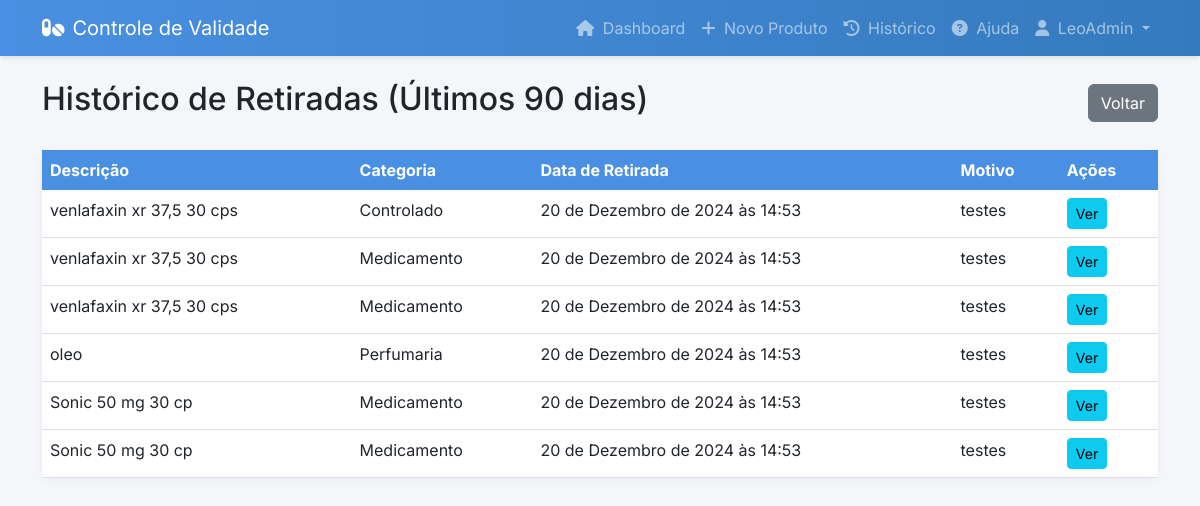
/historico/ (signed in), run on the app's committed database.
### core/models.py (models this page shows, shortened)
class Farmacia(AbstractUser):
    nome_loja = models.CharField(max_length=100)
    cpf = models.CharField(max_length=14, unique=True, help_text="Digite o CPF no formato: 000.000.000-00")
    email = models.EmailField(unique=True)
    class Meta:
        verbose_name = "Farmácia"
        verbose_name_plural = "Farmácias"

class Produto(models.Model):
    CATEGORIA_CHOICES = [
        ('MEDICAMENTO', 'Medicamento'),
        ('CONTROLADO', 'Controlado'),
        ('TERMOLABEL', 'Termolábel'),
        ('ALIMENTO', 'Alimento'),
        ('PERFUMARIA', 'Perfumaria'),
    ]
    STATUS_CHOICES = [
        ('ATIVO', 'Ativo'),
        ('RETIRADO', 'Retirado'),
    ]
    farmacia = models.ForeignKey(Farmacia, on_delete=models.CASCADE)
    codigo_barras = models.CharField(max_length=13)
    descricao = models.CharField(max_length=200)
    categoria = models.CharField(
        max_length=20,
        choices=CATEGORIA_CHOICES,
        default='MEDICAMENTO'
    )
    data_validade = models.DateField()
    quantidade = models.IntegerField()
    lote = models.CharField(max_length=50)
    data_cadastro = models.DateTimeField(default=timezone.now)
    status = models.CharField(max_length=10, choices=STATUS_CHOICES, default='ATIVO')
    data_retirada = models.DateTimeField(null=True, blank=True)
    motivo_retirada = models.TextField(blank=True, null=True)
    class Meta:
        ordering = ['-data_cadastro']

### core/views.py (the view)
# urls.py: path('historico/', views.historico, name='historico'),
@login_required
def historico(request):
    data_limite = timezone.now() - timedelta(days=90)
    produtos_retirados = Produto.objects.filter(
        farmacia=request.user,
        status='RETIRADO',
        data_retirada__gte=data_limite
    ).order_by('-data_retirada')
    return render(request, 'core/historico.html', {'produtos': produtos_retirados})

### core/templates/core/historico.html
{% extends 'core/base.html' %}
{% block content %}
<div class="d-flex justify-content-between align-items-center mb-4">
    <h2>Histórico de Retiradas (Últimos 90 dias)</h2>
    <a href="{% url 'dashboard' %}" class="btn btn-secondary">Voltar</a>
</div>
<table class="table">
    <thead>
        <tr>
            <th>Descrição</th>
            <th>Categoria</th>
            <th>Data de Retirada</th>
            <th>Motivo</th>
            <th>Ações</th>
        </tr>
    </thead>
    <tbody>
        {% for produto in produtos %}
        <tr>
            <td>{{ produto.descricao }}</td>
            <td>{{ produto.get_categoria_display }}</td>
            <td>{{ produto.data_retirada }}</td>
            <td>{{ produto.motivo_retirada }}</td>
            <td>
                <a href="{% url 'produto_detalhes' produto.pk %}" class="btn btn-sm btn-info">Ver</a>
            </td>
        </tr>
        {% endfor %}
    </tbody>
</table>
{% endblock %}

### core/templates/core/base.html (shortened to what this page needs)
<!DOCTYPE html>
<html lang="pt-br">
<head>
    <link href="https://cdn.jsdelivr.net/npm/bootstrap@5.3.0/dist/css/bootstrap.min.css" rel="stylesheet">
    <link href="https://cdn.jsdelivr.net/npm/sweetalert2@11/dist/sweetalert2.min.css" rel="stylesheet">
    <link href="https://cdn.jsdelivr.net/npm/@fortawesome/fontawesome-free@6/css/all.min.css" rel="stylesheet">
    {% load static %}
    <link rel="stylesheet" href="{% static 'css/style.css' %}">
</head>
<body>
    <nav class="navbar navbar-expand-lg navbar-dark">
        <div class="container">
            <a class="navbar-brand d-flex align-items-center" href="{% url 'dashboard' %}">
                <i class="fas fa-pills me-2"></i>
                Controle de Validade
            </a>
            <div class="collapse navbar-collapse" id="navbarNav">
                <ul class="navbar-nav ms-auto">
                    {% if user.is_authenticated %}
                        <li class="nav-item">
                            <a class="nav-link" href="{% url 'dashboard' %}">
                                <i class="fas fa-home me-1"></i> Dashboard
                            </a>
                        </li>
                        <li class="nav-item">
                            <a class="nav-link" href="{% url 'produto_novo' %}">
                                <i class="fas fa-plus me-1"></i> Novo Produto
                            </a>
                        </li>
                        <li class="nav-item">
                            <a class="nav-link" href="{% url 'historico' %}">
                                <i class="fas fa-history me-1"></i> Histórico
                            </a>
                        </li>
                        <li class="nav-item">
                            <a class="nav-link" href="{% url 'ajuda' %}" onclick="showHelp()">
                                <i class="fas fa-question-circle me-1"></i> Ajuda
                            </a>
                        </li>
                        <li class="nav-item dropdown">
                            <a class="nav-link dropdown-toggle" href="#" id="userDropdown" role="button" data-bs-toggle="dropdown">
                                <i class="fas fa-user me-1"></i> {{ user.nome_loja }}
                            </a>
                        </li>
                    {% endif %}
                </ul>
            </div>
        </div>
    </nav>
    <div class="container mt-4">
        {% block content %}
        {% endblock %}
    </div>
</body>
</html>

### static/css/style.css (style rules this page uses)
:root { --primary-color: #4a90e2; --secondary-color: #f5f6fa; --danger-color: #e74c3c; --warning-color: #f1c40f; --success-color: #2ecc71; }
body { background-color: var(--secondary-color); font-family: 'Inter', sans-serif; }
.navbar { box-shadow: 0 2px 4px rgba(0,0,0,0.1); background: linear-gradient(to right, #4a90e2, #357abd); }
.table { background: white; border-radius: 10px; box-shadow: 0 2px 10px rgba(0,0,0,0.05); }
.table thead th { background-color: var(--primary-color); color: white; border: none; }

### data on the page
Farmacia: nome_loja "LeoAdmin"
Produto: descricao "venlafaxin xr 37,5 30 cps", categoria "Controlado", data_retirada "20 de Dezembro de 2024 às 14:53", motivo_retirada "testes"
Produto: descricao "venlafaxin xr 37,5 30 cps", categoria "Medicamento", data_retirada "20 de Dezembro de 2024 às 14:53", motivo_retirada "testes"
Produto: descricao "venlafaxin xr 37,5 30 cps", categoria "Medicamento", data_retirada "20 de Dezembro de 2024 às 14:53", motivo_retirada "testes"
Produto: descricao "oleo", categoria "Perfumaria", data_retirada "20 de Dezembro de 2024 às 14:53", motivo_retirada "testes"
Produto: descricao "Sonic 50 mg 30 cp", categoria "Medicamento", data_retirada "20 de Dezembro de 2024 às 14:53", motivo_retirada "testes"
Produto: descricao "Sonic 50 mg 30 cp", categoria "Medicamento", data_retirada "20 de Dezembro de 2024 às 14:53", motivo_retirada "testes"
